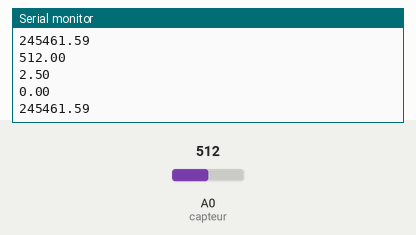
Recording of a sketch running on a simulated Arduino Uno, built with avr-gcc and run on an emulated ATmega328P. Shown: the last lines printed to the serial monitor. The test bench sets the inputs (shaded band); at power-on: A0 (capteur) = 512.

Above: at 1.3 s.
1.4 s: A0 (capteur) set to 0
At 1.82 s:
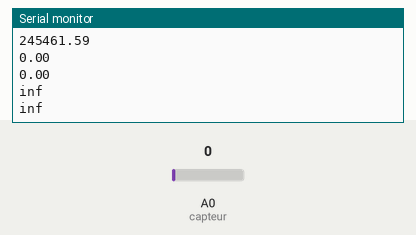
3.5 s: A0 (capteur) set to 122
At 3.83 s:
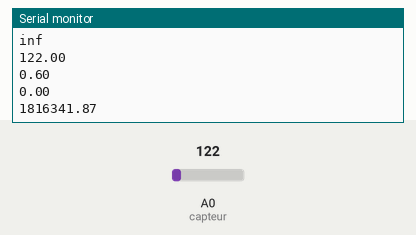
Timing chart, 0 to 6.5 s (numbered marks = the images above; inputs shaded):
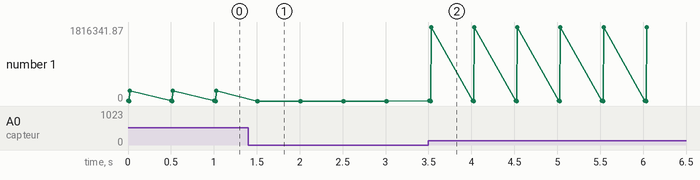

The sketch:

conductimetrie.ino
```cpp
// Capteur de niveau d'eau
// letmeknow.fr

int capteur =0;// Le capteur est sur la pin A0
float mesure =0;// Variable de stockage de la valeur lue
//float voltagemap =6;  //valeur lue monvertie en volts
float tension=6;  //valeur lue convertie en volts
float conductance=0;
float conductivite=0;

void setup ()
{
Serial.begin (9600);// Démarrage de la liaison série
}

void loop ()
{
mesure = analogRead (capteur);// Lecture de la valeur du capteur
//voltagemap = map (val, 0, 1023, 0.00, 5.00);  //convertit la valeur en volts et la stocke
tension = (mesure * 5) / 1023;
conductance= (5-tension)/(tension*4066);
conductivite= (conductance*1000000000);


Serial.println (mesure);// Affichage de la valeur
//Serial.println (voltagemap);  //affiche le voltage
Serial.println (tension);
Serial.println (conductance);
Serial.println (conductivite);
Serial.println ();
delay (500);// Attendre 1s avant la prochaine lecture
}
```

Measured:
- after the input at 1.4 s, the serial monitor: prints a new line after 0.12 s (image 1)
- after the input at 3.5 s, the serial monitor: prints a new line at once (image 2)
- plotted number 1: 0 → 1816341.87 after the input at 3.5 s
